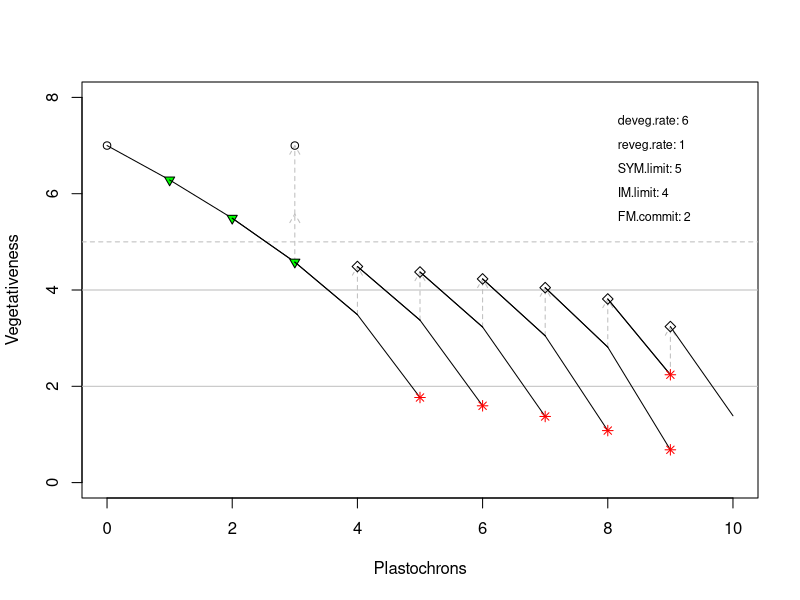

The R script that drew this image:
deveg <- function(previous.veg.state, rate=1, k=1) {
  return(previous.veg.state-(rate*1/(previous.veg.state*k)))
}
reveg <- function(previous.veg.state, jump=1) {
  return(previous.veg.state+jump)
}
run           <- 10
veg.rate      <- 5

deveg.rate    <- 6
reveg.rate    <- 1

bump.interval <- 1
IM.limit      <- 4
FM.commit     <- 2
SYM.limit     <- 5

parent <- 0
axis <- 1 
inflorescence <- data.frame()
inflorescence[1, 1] <- axis
node <- 1
step <- 0
state <- 7
inflorescence[node, 2] <- step
inflorescence[node, 3] <- state
inflorescence[node, 4] <- parent
colnames(inflorescence) <- c("axis", "plastochron", "state", "parent")

plot(x=NULL, y=NULL, xlim=c(0, run), ylim=c(0, 8), xlab="Plastochrons", ylab="Vegetativeness")
abline(h=SYM.limit, col='gray', lty=2)
abline(h=IM.limit, col='gray')
abline(h=FM.commit, col='gray')
points(0, 7, pch=1)
text(x=8, y=7.5, labels=paste("deveg.rate:", deveg.rate), cex=0.75, pos=4)
text(x=8, y=7, labels=paste("reveg.rate:", reveg.rate), cex=0.75, pos=4)
text(x=8, y=6.5, labels=paste("SYM.limit:", SYM.limit), cex=0.75, pos=4)
text(x=8, y=6, labels=paste("IM.limit:", IM.limit), cex=0.75, pos=4)
text(x=8, y=5.5, labels=paste("FM.commit:", FM.commit), cex=0.75, pos=4)

for(i in 1:run) { # steps = plastochrons
  print(i)
  axes <- max(inflorescence$axis)
  new.axis <- axes
  tmp <- data.frame()
  
  for(n in 1:axes) {
    if(n != 2) {
      previous.state <- inflorescence[inflorescence$axis == n & 
                                        inflorescence$plastochron == i-1, 3]
      if(length(previous.state) > 0) {
        if(previous.state > IM.limit) {
          rate <- veg.rate
        } else {
          rate <- deveg.rate
        }
        current.state <- deveg(previous.state, rate=rate)
        
        x0 <- i-1
        y0 <- previous.state
        x1 <- i
        y1 <- current.state
        
        if(i %% bump.interval == 0) {
          next.state <- reveg(current.state, jump=reveg.rate)
          if(current.state < SYM.limit & current.state > FM.commit) {
            parent   <- new.axis
            new.axis <- new.axis + 1
            arrows(x1, y1, x1, next.state, lty=2, length=0.1, col="grey")
            type <- 5 # losange vide
            if(next.state > SYM.limit) {
              arrows(x1, next.state, x1, 7, lty=2, length=0.1, col="grey")
              next.state <- 7
              type <- 1 # rond vide
            }
            tmp <- data.frame(rbind(tmp, cbind(axis=new.axis,
                                               plastochron=i,
                                               state=next.state,
                                               parent=parent)))
            
#             if(next.state > IM.limit) {
#               points(x1, next.state, pch=25, bg="green")
#             } else {
              points(x1, next.state, pch=type)
#             }
            segments(x0, y0, x1, y1)
            Sys.sleep(0.25)
            
          } 
          if(current.state >= 0) {
            tmp <- data.frame(rbind(tmp,
                                    cbind(axis=n,
                                          plastochron=i,
                                          state=current.state,
                                          parent=0)))
            segments(x0, y0, x1, y1)
            if(current.state > IM.limit) {
              points(x1, y1, pch=25, bg="green")
            }
          } else {
            #         tmp <- data.frame(rbind(tmp,
            #                                 cbind(axis=n,
            #                                       plastochron=i,
            #                                       state=0)))
            #segments(x0, y0, x1, 0)
            points(x0, y0, pch=8, col="red")
          }
        }
      }
    }
  }  
  inflorescence <- rbind(inflorescence, tmp)
}


# plot(x=NULL, y=NULL, xlim=c(0,i), ylim=c(0,8))
# abline(h=3.5, col='gray')
# abline(h=1.5, col='gray')
# for(j in 1:max(inflorescence$axis)) {
#   x <- inflorescence[inflorescence$axis == j, 2]
#   y <- inflorescence[inflorescence$axis == j, 3]
#   lines(x=x, y=y, type="o")
#   Sys.sleep(1)
# }